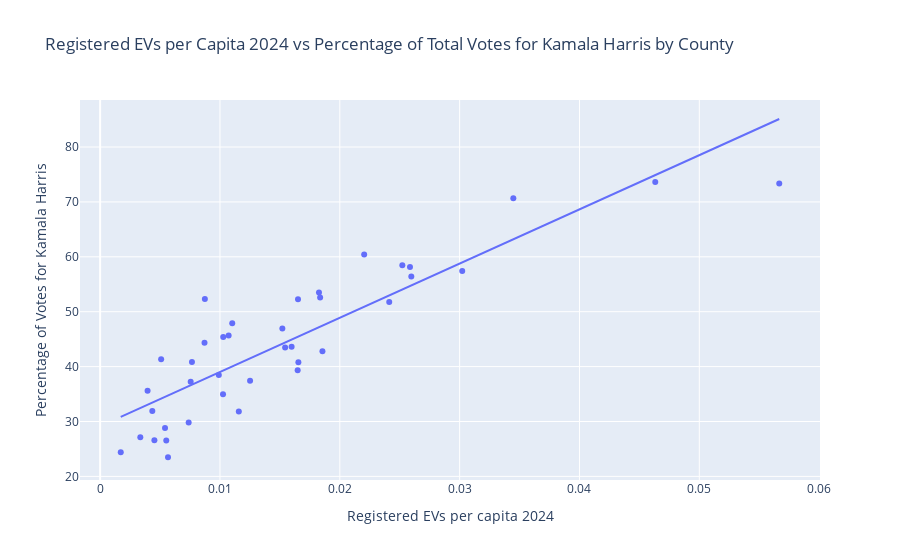

The notebook cell this image was saved under:
### Markdown cell above
Now let's graph a scatter plot to see if our hypothesis is true, that counties with higher votes for Kamala Harris have higher EV ridership per capita

### Code cell
fig = px.scatter(
    merged_data,
    x = "Registered EVs per capita 2024",
    y = "PercentageOfTotalVotes",
    title = "Registered EVs per Capita 2024 vs Percentage of Total Votes for Kamala Harris by County",
    hover_data={'County': True},
    trendline = "ols"
)

fig.update_layout(
    yaxis_title="Percentage of Votes for Kamala Harris"
)
fig.show()

### Figure 1 — Plotly figure (JSON) as saved in the notebook; plotly's stock layout.template omitted (floating-point values rounded to 4 significant figures)
{"data": [{"customdata": [["Adams"], ["Asotin"], ["Benton"], ["Chelan"], ["Clallam"], ["Clark"], ["Columbia"], ["Cowlitz"], ["Douglas"], ["Ferry"], ["Franklin"], ["Garfield"], ["Grant"], ["Grays Harbor"], ["Island"], ["Jefferson"], ["King"], ["Kitsap"], ["Kittitas"], ["Klickitat"], ["Lewis"], ["Lincoln"], ["Mason"], ["Okanogan"], ["Pacific"], ["Pend Oreille"], ["Pierce"], ["San Juan"], ["Skagit"], ["Skamania"], ["Snohomish"], ["Spokane"], ["Stevens"], ["Thurston"], ["Wahkiakum"], ["Walla Walla"], ["Whatcom"], ["Whitman"], ["Yakima"]], "hovertemplate": "Registered EVs per capita 2024=%{x}<br>PercentageOfTotalVotes=%{y}<br>County=%{customdata[0]}<extra></extra>", "legendgroup": "", "marker": {"color": "#636efa", "symbol": "circle"}, "mode": "markers", "name": "", "orientation": "v", "showlegend": false, "type": "scatter", "x": [0.003353, 0.00396, 0.01251, 0.01598, 0.01651, 0.02412, 0.004528, 0.009903, 0.01025, 0.004354, 0.007556, 0.00172, 0.007388, 0.01027, 0.02597, 0.03448, 0.04632, 0.02522, 0.01654, 0.01544, 0.01157, 0.005664, 0.01521, 0.007662, 0.01102, 0.005415, 0.01826, 0.05667, 0.01836, 0.01855, 0.03022, 0.01072, 0.005519, 0.02586, 0.01648, 0.00871, 0.02203, 0.008738, 0.005091], "xaxis": "x", "y": [27.12, 35.59, 37.4, 43.6, 52.28, 51.78, 26.6, 38.47, 34.98, 31.93, 37.26, 24.41, 29.81, 45.41, 56.43, 70.69, 73.65, 58.48, 40.79, 43.48, 31.83, 23.49, 46.92, 40.84, 47.91, 28.8, 53.5, 73.34, 52.6, 42.79, 57.41, 45.69, 26.52, 58.14, 39.32, 44.32, 60.42, 52.33, 41.36], "yaxis": "y"}, {"hovertemplate": "<b>OLS trendline</b><br>PercentageOfTotalVotes = 987.221 * Registered EVs per capita 2024 + 29.1589<br>R<sup>2</sup>=0.773034<br><br>Registered EVs per capita 2024=%{x}<br>PercentageOfTotalVotes=%{y} <b>(trend)</b><extra></extra>", "legendgroup": "", "marker": {"color": "#636efa", "symbol": "circle"}, "mode": "lines", "name": "", "showlegend": false, "type": "scatter", "x": [0.00172, 0.003353, 0.00396, 0.004354, 0.004528, 0.005091, 0.005415, 0.005519, 0.005664, 0.007388, 0.007556, 0.007662, 0.00871, 0.008738, 0.009903, 0.01025, 0.01027, 0.01072, 0.01102, 0.01157, 0.01251, 0.01521, 0.01544, 0.01598, 0.01648, 0.01651, 0.01654, 0.01826, 0.01836, 0.01855, 0.02203, 0.02412, 0.02522, 0.02586, 0.02597, 0.03022, 0.03448, 0.04632, 0.05667], "xaxis": "x", "y": [30.86, 32.47, 33.07, 33.46, 33.63, 34.19, 34.5, 34.61, 34.75, 36.45, 36.62, 36.72, 37.76, 37.79, 38.94, 39.28, 39.3, 39.75, 40.04, 40.58, 41.51, 44.17, 44.4, 44.93, 45.43, 45.46, 45.49, 47.19, 47.28, 47.47, 50.91, 52.98, 54.06, 54.69, 54.79, 58.99, 63.2, 74.89, 85.11], "yaxis": "y"}], "layout": {"legend": {"tracegroupgap": 0}, "title": {"text": "Registered EVs per Capita 2024 vs Percentage of Total Votes for Kamala Harris by County"}, "xaxis": {"anchor": "y", "domain": [0, 1], "title": {"text": "Registered EVs per capita 2024"}}, "yaxis": {"anchor": "x", "domain": [0, 1], "title": {"text": "Percentage of Votes for Kamala Harris"}}}}
